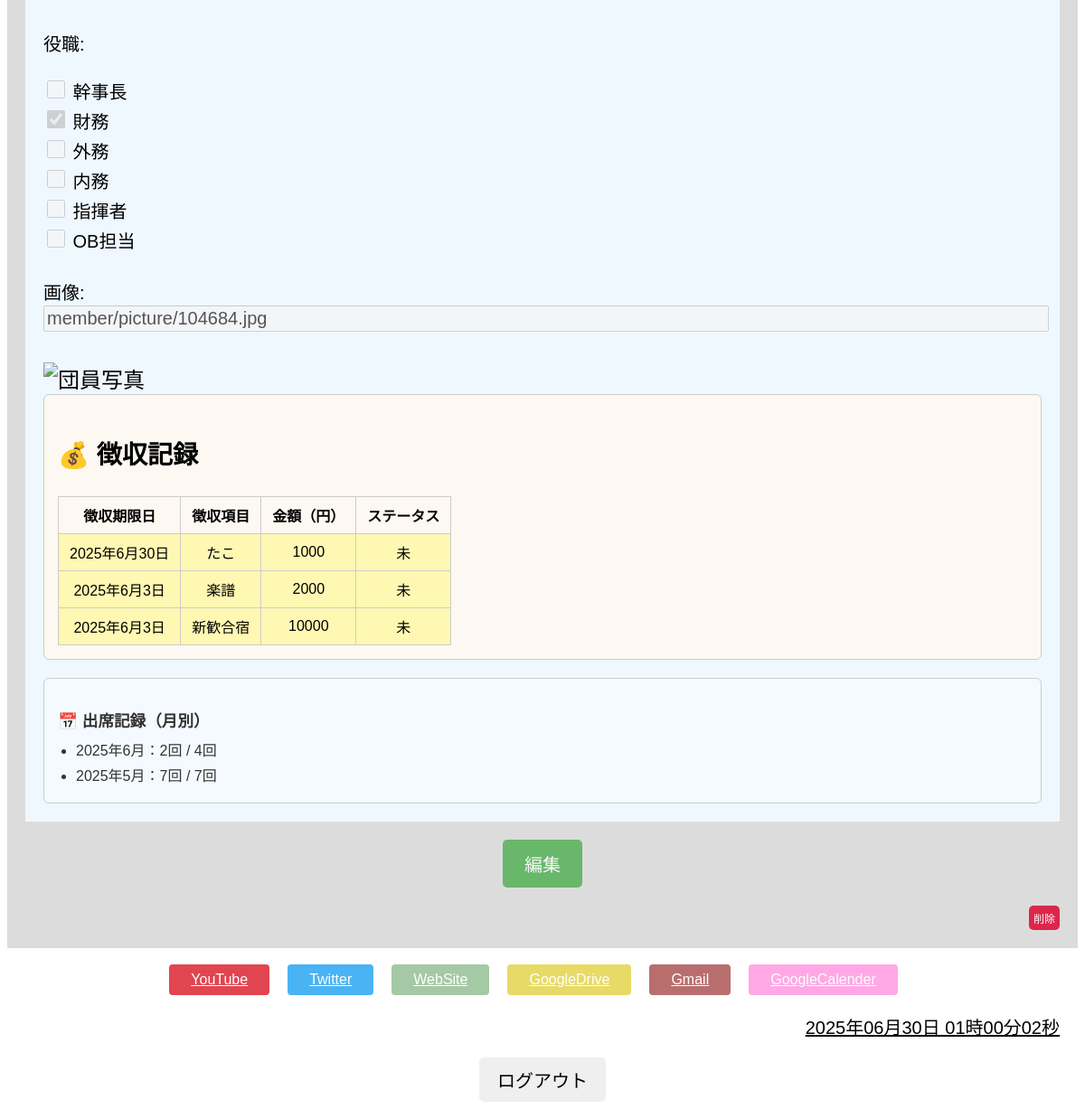
Page /member/8771d4e5-0cde-4285-b242-f666dc0be6bb/ (signed in, lower part) on the earlier database version.
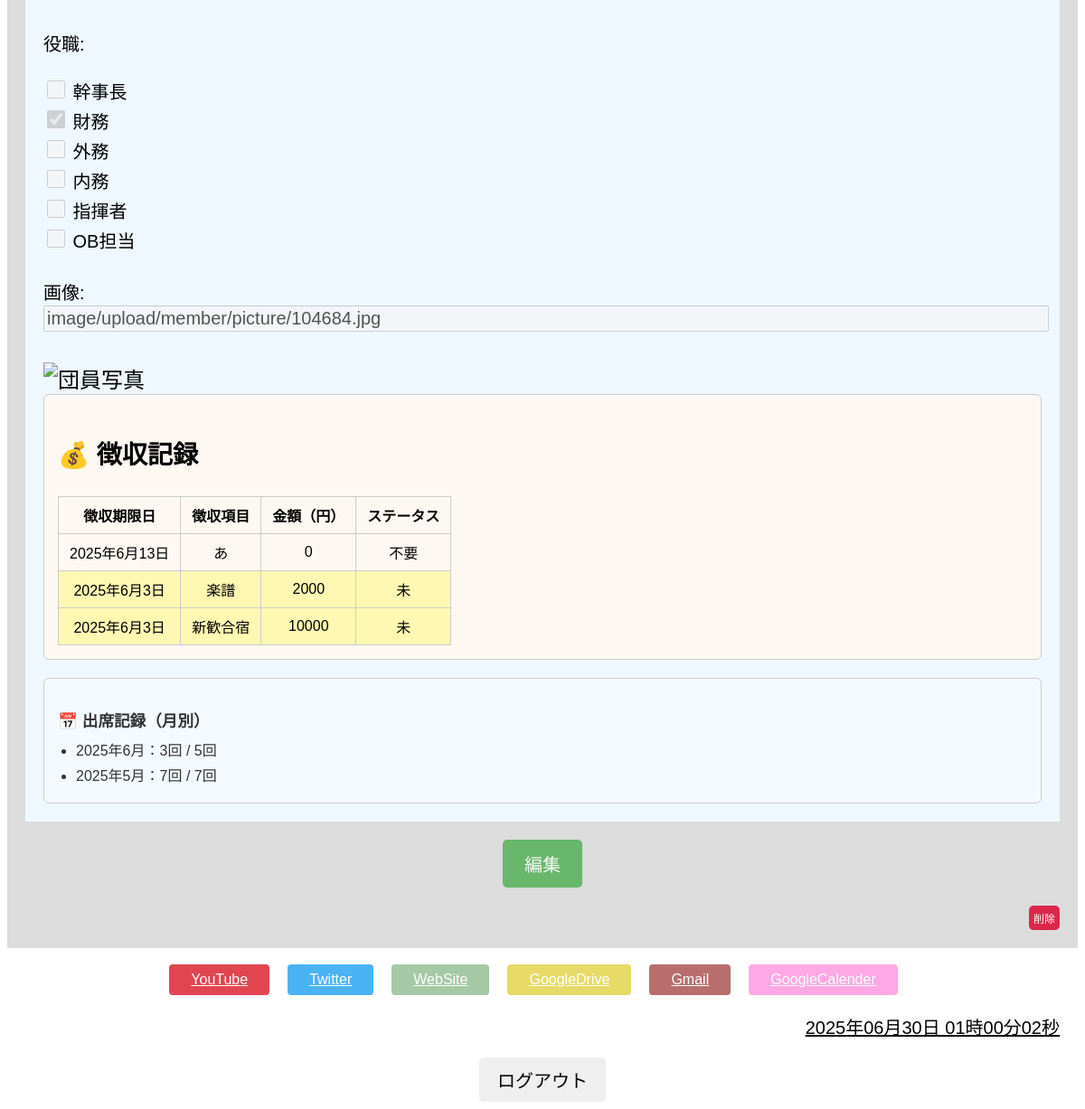
Same page on the later database version.
### member/models.py (models this page shows, shortened)
class Member(models.Model):
    PART_CHOICES = [
        ('top', 'トップ'),
        ('second', 'セカンド'),
        ('baritone', 'バリトン'),
        ('bass', 'ベース'),
    ]
    id = models.UUIDField(
        primary_key=True,
        default=uuid.uuid4,
        editable=False,
        verbose_name="ID"
    )  # 主キーとしてUUIDを使用（安全性・衝突回避）
    name = models.CharField(max_length=100, verbose_name="名前")  # 団員名
    kyogleeid = models.IntegerField(verbose_name="期")  # 何期生か（整数）
    joinyear = models.IntegerField(verbose_name="入団年")  # 入団年度
    faculty = models.CharField(max_length=100, verbose_name="所属")  # 学部など
    part = models.CharField(
        max_length=10,
        choices=PART_CHOICES,
        verbose_name="パート"
    )  # 所属パート（選択式）
    role = models.ManyToManyField(
        Role,
        verbose_name="役職",
        blank=True
    )  # 複数の役職と多対多で紐づけ
    picture = CloudinaryField(
        '画像',
        blank=True,
        null=True
    )  # Cloudinaryに保存されるプロフィール画像
    created_at = models.DateTimeField(
        auto_now_add=True,
        verbose_name="作成日時"
    )  # 登録された日時（自動記録）
    updated_at = models.DateTimeField(
        auto_now=True,
        verbose_name="更新日時"
    )  # 最終更新日時（自動記録）
    user = models.OneToOneField(
        User,
        on_delete=models.CASCADE,
        null=True,
        blank=True
    )  # Djangoのログインユーザーと紐づけ（任意）

### accounting/models/collection_models.py (models this page shows, shortened)
class CollectionRecord(models.Model):
    STATUS_CHOICES = [
        ('未', '未'),       # 未払い
        ('済', '済'),       # 支払済み
        ('不要', '不要'),   # 不要（免除など）
    ]
    collection = models.ForeignKey(
        Collection,
        on_delete=models.CASCADE,
        related_name='records'
    )  # 対象となる徴収項目
    member = models.ForeignKey(
        Member,
        on_delete=models.CASCADE
    )  # 対象団員
    amount = models.PositiveIntegerField(
        verbose_name="徴収額",
        default=0
    )  # 金額（円）
    status = models.CharField(
        max_length=10,
        choices=STATUS_CHOICES,
        default='未',
        verbose_name="徴収ステータス"
    )  # 支払い状況の区分

class Collection(models.Model):
    title = models.CharField(
        max_length=50,
        verbose_name="徴収項目",
        default=""
    )  # 徴収の名前（例：2025年5月団費）
    content = models.TextField(
        verbose_name="徴収内容",
        blank=True
    )  # 補足内容（空欄可）
    created_at = models.DateTimeField(
        auto_now_add=True,
        verbose_name="作成日"
    )  # 作成日時（自動記録）
    deadline = models.DateField(
        verbose_name="徴収期限日"
    )  # 支払いの締切日

### member/views.py (the view)
class MemberDetailView(LoginRequiredMixin, View):
    def get(self, request, id):
        member = get_object_or_404(Member, id=id)
        form = MemberForm(instance=member)
        for field in form.fields.values():
            field.disabled = True  # 表示のみで編集不可に
        attendance_records = PracticeAttendance.objects.select_related("day").filter(member=member)
        monthly_stats = defaultdict(lambda: {"attended": 0, "total": 0})
        for att in attendance_records:
            year, month = att.day.date.year, att.day.date.month
            if att.day.status != "none":
                monthly_stats[(year, month)]["total"] += 1
                if att.status in ["present", "late"]:
                    monthly_stats[(year, month)]["attended"] += 1
        sorted_stats = sorted(monthly_stats.items(), reverse=True)
        collection_records = CollectionRecord.objects.select_related('collection')\
            .filter(member=member).order_by('-collection__deadline')
        return render(request, "member/member_detail.html", {
            "member": member,
            "form": form,
            "monthly_attendance": sorted_stats,
            "collection_records": collection_records,
        })

### member/forms.py
class MemberForm(ModelForm):
    class Meta:
        model = Member  # 対応するモデル
        fields = [
            "name",
            "kyogleeid",
            "joinyear",
            "faculty",
            "part",
            "role",
            "picture"
        ]  # フォームに表示させるフィールドを指定
        widgets = {
            'name': forms.TextInput(attrs={'placeholder': '例）小林一貴'}),
            'kyogleeid': forms.TextInput(attrs={'placeholder': '例）59'}),
            'joinyear': forms.TextInput(attrs={'placeholder': '例）2022'}),
            'faculty': forms.TextInput(attrs={'placeholder': '例）経済学部'}),
            'role': forms.CheckboxSelectMultiple,  # 複数選択をチェックボックスで表示
        }

### member/models.py (called while the page is built)
    def __str__(self):
        return self.label

### templates/member/member_detail.html (shortened to what this page needs)
{% extends "base/base.html" %}
{% block body %}
<div class="contents">
    <div class="register_contents">
        <div class="register_form">
            {{ form.as_p }}
            {% if member.picture %}
                <div>
                    <img src="{{ member.picture.url }}" alt="団員写真" width="300px">
                </div>
            {% endif %}
            {% if collection_records %}
            <div class="collection_history table_scroll_wrapper">
                <h3>💰 徴収記録</h3>
                <div class="scroll_inner_wrapper">
                <table class="collection_table" border="1">
                    <thead>
                        <tr>
                            <th>徴収期限日</th>
                            <th>徴収項目</th>
                            <th>金額（円）</th>
                            <th>ステータス</th>
                        </tr>
                    </thead>
                    <tbody>
                        {% for record in collection_records %}
                        <tr {% if record.status == "未" %}style="background-color: #fff8b3;"{% endif %}>
                            <td>{{ record.collection.deadline }}</td>
                            <td>{{ record.collection.title }}</td>
                            <td>{{ record.amount }}</td>
                            <td>{{ record.status }}</td>
                        </tr>
                    {% endfor %}
                    </tbody>
                </table>
                </div>
            </div>
            {% endif %}
            {% if monthly_attendance %}
            <div class="attendance_monthly">
                <h3>📅 出席記録（月別）</h3>
                <ul>
                {% for ym, stat in monthly_attendance %}
                <li>{{ ym.0 }}年{{ ym.1 }}月：{{ stat.attended }}回 / {{ stat.total }}回</li>
                {% endfor %}
                </ul>
            </div>
            {% endif %}
        </div>
    </div>
    <div class="save_wrapper">
    <a href="{% url 'member:member_update' member.id %}" class="save">編集</a>
    </div>
    <div class="delete_wrapper">
    <form action="{% url 'member:member_delete' member.id %}" method="post">
        <button type="submit" class="delete" onclick="return confirm('本当に削除してもよろしいですか？');">削除</button>
    </form>
    </div>
</div>
{% endblock %}

Differences in the rows shown:
removed CollectionRecord: collection.deadline "2025年6月30日", collection "たこ", amount "1000", status "未"
changed Member: picture "member/picture/104684.jpg" → "image/upload/member/picture/104684.jpg"
added CollectionRecord: collection.deadline "2025年6月13日", collection "あ", amount "0", status "不要"
Other differences:
new list line: "2025 年 6 月： 3 回 / 5 回"
list line gone: "2025 年 6 月： 2 回 / 4 回"
